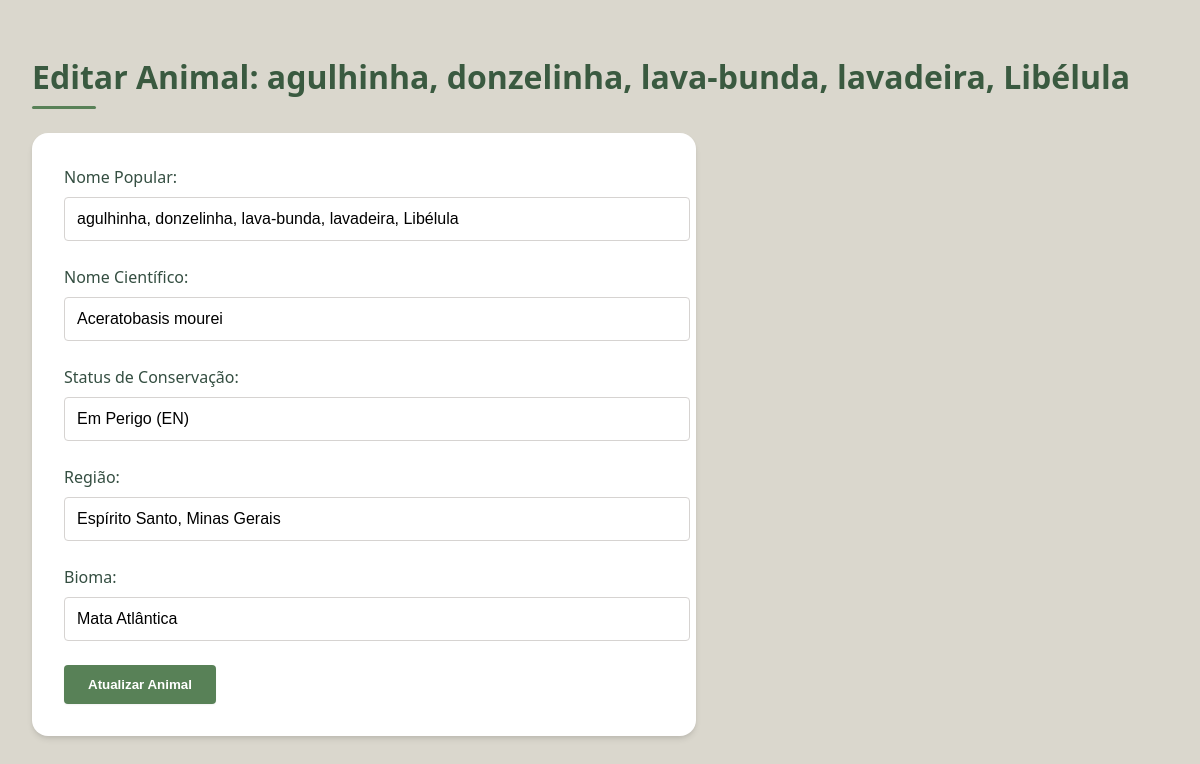
The app's page /edit/4 with its own data.
### models.py (models this page shows, shortened)
class Task(db.Model):
    id = db.Column(db.Integer, primary_key=True)
    nome = db.Column(db.String(100), unique=False, nullable=False)
    nome_cientifico = db.Column(db.String(100), unique=True, nullable=False)
    status = db.Column(db.String(100), unique=False, nullable=False)
    regiao = db.Column(db.String(100), unique=False, nullable=False)
    bioma = db.Column(db.String(100), unique=False, nullable=False)

### app.py (the view)
@app.route("/edit/<int:task_id>")
def edit_task_page(task_id):
    task = Task.query.get_or_404(task_id)
    return render_template("edit.html", task=task)

### templates/edit.html (shortened to what this page needs)
<!DOCTYPE html>
<html lang="pt-BR">
<head>
    <link rel="stylesheet" href="{{ url_for('static', filename='css/style.css') }}">
</head>
<body>
    <h1>Editar Animal: {{ task.nome }}</h1>
    <form class="create-form" action="{{ url_for('update_task', task_id=task.id) }}" method="POST">
        <label for="nome">Nome Popular:</label>
        <input type="text" id="nome" name="nome" value="{{ task.nome }}" required>
        <label for="nome_cientifico">Nome Científico:</label>
        <input type="text" id="nome_cientifico" name="nome_cientifico" value="{{ task.nome_cientifico }}" required>
        <label for="status">Status de Conservação:</label>
        <input type="text" id="status" name="status" value="{{ task.status }}" required>
        <label for="regiao">Região:</label>
        <input type="text" id="regiao" name="regiao" value="{{ task.regiao }}" required>
        <label for="bioma">Bioma:</label>
        <input type="text" id="bioma" name="bioma" value="{{ task.bioma }}" required>
        <button type="submit">Atualizar Animal</button>
    </form>
</body>
</html>

### static/css/style.css (style rules this page uses)
:root { --primary-green: #3a5a40; --secondary-green: #588157; --light-green: #a3b18a; --beige: #dad7cd; --dark-brown: #344e41; --vulnerable: #f59e0b; --endangered: #f97316; --critical: #dc2626; --white: #ffffff; --light-gray: #f5f5f4; --medium-gray: #d6d3d1; --dark-gray: #57534e; --shadow-sm: 0 1px 2px 0 rgba(0, 0, 0, 0.05); --shadow-md: 0 4px 6px -1px rgba(0, 0, 0, 0.1), 0 2px 4px -1px rgba(0, 0, 0, 0.06); --shadow-lg: 0 10px 15px -3px rgba(0, 0, 0, 0.1), 0 4px 6px -2px rgba(0, 0, 0, 0.05); --radius-sm: 0.25rem; --radius-md: 0.5rem; --radius-lg: 1rem; }
body { font-family: 'Segoe UI', system-ui, -apple-system, sans-serif; line-height: 1.5; color: var(--dark-brown); background-color: var(--beige); padding: 2rem; max-width: 1600px; margin: 0 auto; }
h1 { font-size: 2rem; font-weight: 700; color: var(--primary-green); margin-bottom: 1.5rem; position: relative; padding-bottom: 0.5rem; }
h1::after { content: ''; position: absolute; bottom: 0; left: 0; width: 4rem; height: 3px; background-color: var(--secondary-green); border-radius: 3px; }
.create-form { background-color: var(--white); padding: 2rem; border-radius: var(--radius-lg); box-shadow: var(--shadow-md); margin-bottom: 3rem; max-width: 600px; }
.create-form label { display: block; font-weight: 500; color: var(--dark-brown); margin-bottom: 0.5rem; }
.create-form input, .create-form select, .create-form textarea { width: 100%; padding: 0.75rem; border: 1px solid var(--medium-gray); border-radius: var(--radius-sm); margin-bottom: 1.5rem; font-size: 1rem; transition: all 0.2s ease; }
.create-form button { background-color: var(--secondary-green); color: white; border: none; padding: 0.75rem 1.5rem; border-radius: var(--radius-sm); font-weight: 600; cursor: pointer; transition: all 0.2s ease; box-shadow: var(--shadow-sm); }

### records on screen
Task: nome "agulhinha, donzelinha, lava-bunda, lavadeira, Libélula", nome_cientifico "Aceratobasis mourei", status "Em Perigo (EN)", regiao "Espírito Santo, Minas Gerais", bioma "Mata Atlântica"
